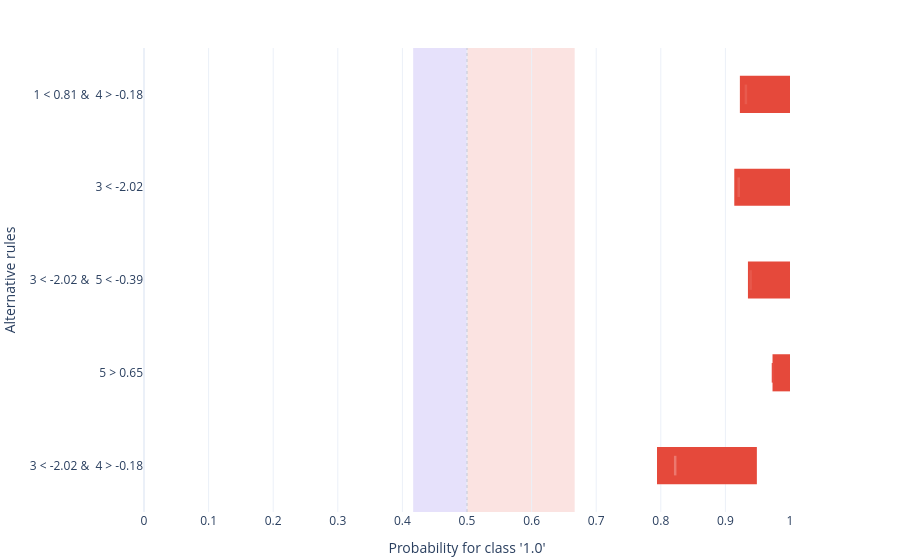

The cell this chart's notebook holds for it:
### Markdown cell above
### Uncertainty intervals

By default, `show_uncertainty=True` draws a horizontal interval bar from `predict_low` to `predict_high` on each row, with a marker at the point prediction. Set `show_uncertainty=False` to show only the prediction marker.

### Code cell
alternatives[1].plot(
    style="plotly.local.alternative_bars",
    show=True,
    filter_top=5,
    show_uncertainty=False,
);

### Figure 1 — Plotly figure (JSON) as saved in the notebook; plotly's stock layout.template omitted (floating-point values rounded to 4 significant figures)
{"data": [{"base": [0.9224, 0.9138, 0.9349, 0.9729, 0.7941], "hovertemplate": "%{hovertext}<extra></extra>", "hovertext": ["<b>Alternative 1</b><br>Rule: 1 < 0.81 & \n4 > -0.18<br>Feature(s): 1, 4<br>Current value(s): 0.8202306791482605, -1.1698874169376605<br><br>Alt prediction: 0.9318<br>Prediction delta: +0.3984<br>Base prediction: 0.5333<br>Interval: [0.9224, 1]<br>Interval width: 0.07758", "<b>Alternative 2</b><br>Rule: 3 < -2.02<br>Feature(s): 3<br>Current value(s): 0.5081898342893361<br><br>Alt prediction: 0.9206<br>Prediction delta: +0.3873<br>Base prediction: 0.5333<br>Interval: [0.9138, 1]<br>Interval width: 0.08625", "<b>Alternative 3</b><br>Rule: 3 < -2.02 & \n5 < -0.39<br>Feature(s): 3, 5<br>Current value(s): 0.5081898342893361, 0.00035882151950361596<br><br>Alt prediction: 0.9391<br>Prediction delta: +0.4058<br>Base prediction: 0.5333<br>Interval: [0.9349, 1]<br>Interval width: 0.06511", "<b>Alternative 4</b><br>Rule: 5 > 0.65<br>Feature(s): 5<br>Current value(s): 0.00035882151950361596<br><br>Alt prediction: 0.9736<br>Prediction delta: +0.4403<br>Base prediction: 0.5333<br>Interval: [0.9729, 1]<br>Interval width: 0.02707", "<b>Alternative 5</b><br>Rule: 3 < -2.02 & \n4 > -0.18<br>Feature(s): 3, 4<br>Current value(s): 0.5081898342893361, -1.1698874169376605<br><br>Alt prediction: 0.8223<br>Prediction delta: +0.2889<br>Base prediction: 0.5333<br>Interval: [0.7941, 0.9487]<br>Interval width: 0.1546"], "marker": {"color": "#e5493b", "line": {"width": 0}}, "name": "interval", "orientation": "h", "showlegend": false, "type": "bar", "width": 0.4, "x": [0.07758, 0.08625, 0.06511, 0.02707, 0.1546], "y": ["1 < 0.81 & \n4 > -0.18", "3 < -2.02", "3 < -2.02 & \n5 < -0.39", "5 > 0.65", "3 < -2.02 & \n4 > -0.18"]}, {"hovertemplate": "%{hovertext}<extra></extra>", "hovertext": ["<b>Alternative 1</b><br>Rule: 1 < 0.81 & \n4 > -0.18<br>Feature(s): 1, 4<br>Current value(s): 0.8202306791482605, -1.1698874169376605<br><br>Alt prediction: 0.9318<br>Prediction delta: +0.3984<br>Base prediction: 0.5333<br>Interval: [0.9224, 1]<br>Interval width: 0.07758", "<b>Alternative 2</b><br>Rule: 3 < -2.02<br>Feature(s): 3<br>Current value(s): 0.5081898342893361<br><br>Alt prediction: 0.9206<br>Prediction delta: +0.3873<br>Base prediction: 0.5333<br>Interval: [0.9138, 1]<br>Interval width: 0.08625", "<b>Alternative 3</b><br>Rule: 3 < -2.02 & \n5 < -0.39<br>Feature(s): 3, 5<br>Current value(s): 0.5081898342893361, 0.00035882151950361596<br><br>Alt prediction: 0.9391<br>Prediction delta: +0.4058<br>Base prediction: 0.5333<br>Interval: [0.9349, 1]<br>Interval width: 0.06511", "<b>Alternative 4</b><br>Rule: 5 > 0.65<br>Feature(s): 5<br>Current value(s): 0.00035882151950361596<br><br>Alt prediction: 0.9736<br>Prediction delta: +0.4403<br>Base prediction: 0.5333<br>Interval: [0.9729, 1]<br>Interval width: 0.02707", "<b>Alternative 5</b><br>Rule: 3 < -2.02 & \n4 > -0.18<br>Feature(s): 3, 4<br>Current value(s): 0.5081898342893361, -1.1698874169376605<br><br>Alt prediction: 0.8223<br>Prediction delta: +0.2889<br>Base prediction: 0.5333<br>Interval: [0.7941, 0.9487]<br>Interval width: 0.1546"], "marker": {"color": ["#e85a4d", "#e85d51", "#e7584b", "#e64e41", "#ec786e"], "line": {"color": ["#e85a4d", "#e85d51", "#e7584b", "#e64e41", "#ec786e"], "width": 2.5}, "size": 14, "symbol": "line-ns-open"}, "mode": "markers", "name": "prediction", "showlegend": false, "type": "scatter", "x": [0.9318, 0.9206, 0.9391, 0.9736, 0.8223], "y": ["1 < 0.81 & \n4 > -0.18", "3 < -2.02", "3 < -2.02 & \n5 < -0.39", "5 > 0.65", "3 < -2.02 & \n4 > -0.18"]}], "layout": {"autosize": true, "barmode": "overlay", "margin": {"b": 48, "l": 5, "r": 110, "t": 48}, "shapes": [{"fillcolor": "#e6e1fb", "layer": "below", "line": {"width": 0}, "type": "rect", "x0": 0.4167, "x1": 0.5, "xref": "x", "y0": 0, "y1": 1, "yref": "y domain"}, {"fillcolor": "#fbe3e1", "layer": "below", "line": {"width": 0}, "type": "rect", "x0": 0.5, "x1": 0.6667, "xref": "x", "y0": 0, "y1": 1, "yref": "y domain"}, {"line": {"color": "rgba(100,116,139,0.3)", "dash": "dot", "width": 1}, "type": "line", "x0": 0.5, "x1": 0.5, "xref": "x", "y0": 0, "y1": 1, "yref": "y domain"}], "showlegend": false, "title": {"text": ""}, "xaxis": {"range": [0, 1], "tickvals": [0, 0.1, 0.2, 0.3, 0.4, 0.5, 0.6, 0.7, 0.8, 0.9, 1], "title": {"text": "Probability for class '1.0'"}}, "yaxis": {"automargin": true, "autorange": "reversed", "showticklabels": true, "title": {"text": "Alternative rules"}}, "yaxis2": {"overlaying": "y", "range": [4.5, -0.5], "showgrid": false, "showline": false, "side": "right", "tickmode": "array", "ticks": "", "ticktext": ["0.8202306791482605, -1.1698874169376605", "0.5081898342893361", "0.5081898342893361, 0.00035882151950361596", "0.00035882151950361596", "0.5081898342893361, -1.1698874169376605"], "tickvals": [0, 1, 2, 3, 4], "title": {"font": {"size": 11}, "text": "Instance values"}, "zeroline": false}}}
